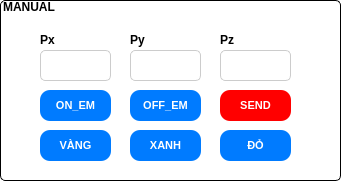
     <widget class="QGroupBox" name="groupBox_20">
      <property name="geometry">
       <rect>
        <x>30</x>
        <y>290</y>
        <width>341</width>
        <height>181</height>
       </rect>
      </property>
      <property name="font">
       <font>
        <pointsize>9</pointsize>
        <weight>75</weight>
        <bold>true</bold>
       </font>
      </property>
      <property name="styleSheet">
       <string notr="true">QGroupBox::title {
    /* Khắc phục lỗi cú pháp: Màu chữ đen */
    color: rgb(0, 0, 0); 
    
    /* ĐẶT NỀN TIÊU ĐỀ TRONG SUỐT */
    background-color: transparent; 
    
    /* Các thuộc tính cần thiết để tiêu đề hiển thị đúng */
    subcontrol-origin: margin;
    subcontrol-position: top left; /* Vị trí tiêu đề (ví dụ: ở giữa trên) */
    padding: 0 1px; /* Đệm xung quanh chữ tiêu đề */
    font-weight: bold;
}

QGroupBox {
    /* Thiết lập khung GroupBox */
    border: 1px solid black;
    border-radius: 5px;
    margin-top: 1.3em; /* Rất quan trọng để chừa chỗ cho tiêu đề */
    background-color: white; /* Màu nền của GroupBox */
    padding: 5px; /* Thêm padding cho nội dung bên trong */
}</string>
      </property>
      <property name="title">
       <string>MANUAL</string>
      </property>
      <widget class="QPushButton" name="pbHome1_7">
       <property name="geometry">
        <rect>
         <x>40</x>
         <y>90</y>
         <width>71</width>
         <height>31</height>
        </rect>
       </property>
       <property name="styleSheet">
        <string notr="true">QPushButton {
    /* Trạng thái mặc định */
    background-color: #007bff; /* Màu xanh dương cơ bản */
    color: white;
    border: none;
        padding: 4px 8px;
    border-radius: 10px;
    font-size: 11px;
    font-weight: bold;
    transition: background-color 0.3s ease; /* (Gợi ý: Dùng trong PySide/PyQt, có thể không thấy hiệu ứng trong Designer) */
}

QPushButton:hover {
    /* Khi di chuột qua (mouse hover) */
    background-color: #0056b3; /* Màu xanh dương đậm hơn */
    border: 2px solid #004085;
    cursor: pointer; /* Thay đổi con trỏ chuột (có thể không hoạt động trong Designer) */
}

QPushButton:pressed {
    /* Khi nút được nhấn xuống (mouse button pressed) */
    background-color: #004085; /* Màu xanh đậm nhất */
    padding-top: 14px; /* Tạo hiệu ứng &quot;nhấn xuống&quot; bằng cách thay đổi đệm */
    padding-bottom: 10px;
}

QPushButton:disabled {
    /* Khi nút bị vô hiệu hóa (disable) */
    background-color: #cccccc;
    color: #666666;
    border: 1px solid #999999;
}</string>
       </property>
       <property name="text">
        <string>ON_EM</string>
       </property>
      </widget>
      <widget class="QLabel" name="label_40">
       <property name="geometry">
        <rect>
         <x>40</x>
         <y>30</y>
         <width>61</width>
         <height>20</height>
        </rect>
       </property>
       <property name="styleSheet">
        <string notr="true">QLabel {
    /* Khắc phục lỗi cú pháp màu chữ và chỉnh màu */
    color: #000000; /* Màu đỏ đô */
    
    /* 1. CĂN GIỮA NỘI DUNG */
    qproperty-alignment: AlignCenter;
    
    /* 2. Cỡ chữ (Font Size) */
    font-size: 12px;
    
    /* 3. In đậm (Font Weight) */
    font-weight: bold;
    
    /* Các tùy chỉnh phông chữ khác */
    font-family: &quot;Arial&quot;, sans-serif;
    
    /* Nền và các tùy chỉnh khác */
    background-color: transparent; 
}</string>
       </property>
       <property name="text">
        <string>Px</string>
       </property>
      </widget>
      <widget class="QLabel" name="label_39">
       <property name="geometry">
        <rect>
         <x>130</x>
         <y>30</y>
         <width>61</width>
         <height>20</height>
        </rect>
       </property>
       <property name="styleSheet">
        <string notr="true">QLabel {
    /* Khắc phục lỗi cú pháp màu chữ và chỉnh màu */
    color: #000000; /* Màu đỏ đô */
    
    /* 1. CĂN GIỮA NỘI DUNG */
    qproperty-alignment: AlignCenter;
    
    /* 2. Cỡ chữ (Font Size) */
    font-size: 12px;
    
    /* 3. In đậm (Font Weight) */
    font-weight: bold;
    
    /* Các tùy chỉnh phông chữ khác */
    font-family: &quot;Arial&quot;, sans-serif;
    
    /* Nền và các tùy chỉnh khác */
    background-color: transparent; 
}</string>
       </property>
       <property name="text">
        <string>Py</string>
       </property>
      </widget>
      <widget class="QTextEdit" name="txtPx_I_2">
       <property name="geometry">
        <rect>
         <x>40</x>
         <y>50</y>
         <width>71</width>
         <height>31</height>
        </rect>
       </property>
       <property name="styleSheet">
        <string notr="true">QTextEdit {
    /* Màu nền và màu chữ mặc định */
    background-color: #ffffff; /* Nền trắng */
    color: #333333; /* Màu chữ xám đậm */
    
    /* Thiết lập đường viền */
    border: 1px solid #cccccc; /* Viền mỏng màu xám */
    border-radius: 5px; /* Bo tròn góc */
    
    /* Khoảng đệm (padding) bên trong */
    padding: 2px; 
    
    /* Cấu hình phông chữ */
    font-size: 12px;
    font-family: &quot;Segoe UI&quot;, Arial, sans-serif;
}

QTextEdit:focus {
    /* Khi widget được chọn (nhấp vào) */
    border: 2px solid #007bff; /* Viền dày hơn, màu xanh dương nổi bật */
    background-color: #f0f8ff; /* Nền hơi xanh nhạt */
}

QTextEdit:read-only {
    /* Khi QTextEdit chỉ ở chế độ đọc (không thể chỉnh sửa) */
    background-color: #f5f5f5; /* Nền xám nhạt */
    color: #666666; /* Màu chữ xám mờ hơn */
    border: 1px dashed #aaaaaa; /* Viền nét đứt */
}</string>
       </property>
      </widget>
      <widget class="QPushButton" name="pbHome1_8">
       <property name="geometry">
        <rect>
         <x>130</x>
         <y>90</y>
         <width>71</width>
         <height>31</height>
        </rect>
       </property>
       <property name="styleSheet">
        <string notr="true">QPushButton {
    /* Trạng thái mặc định */
    background-color: #007bff; /* Màu xanh dương cơ bản */
    color: white;
    border: none;
        padding: 4px 8px;
    border-radius: 10px;
    font-size: 11px;
    font-weight: bold;
    transition: background-color 0.3s ease; /* (Gợi ý: Dùng trong PySide/PyQt, có thể không thấy hiệu ứng trong Designer) */
}

QPushButton:hover {
    /* Khi di chuột qua (mouse hover) */
    background-color: #0056b3; /* Màu xanh dương đậm hơn */
    border: 2px solid #004085;
    cursor: pointer; /* Thay đổi con trỏ chuột (có thể không hoạt động trong Designer) */
}

QPushButton:pressed {
    /* Khi nút được nhấn xuống (mouse button pressed) */
    background-color: #004085; /* Màu xanh đậm nhất */
    padding-top: 14px; /* Tạo hiệu ứng &quot;nhấn xuống&quot; bằng cách thay đổi đệm */
    padding-bottom: 10px;
}

QPushButton:disabled {
    /* Khi nút bị vô hiệu hóa (disable) */
    background-color: #cccccc;
    color: #666666;
    border: 1px solid #999999;
}</string>
       </property>
       <property name="text">
        <string>OFF_EM</string>
       </property>
      </widget>
      <widget class="QLabel" name="label_41">
       <property name="geometry">
        <rect>
         <x>220</x>
         <y>30</y>
         <width>61</width>
         <height>20</height>
        </rect>
       </property>
       <property name="styleSheet">
        <string notr="true">QLabel {
    /* Khắc phục lỗi cú pháp màu chữ và chỉnh màu */
    color: #000000; /* Màu đỏ đô */
    
    /* 1. CĂN GIỮA NỘI DUNG */
    qproperty-alignment: AlignCenter;
    
    /* 2. Cỡ chữ (Font Size) */
    font-size: 12px;
    
    /* 3. In đậm (Font Weight) */
    font-weight: bold;
    
    /* Các tùy chỉnh phông chữ khác */
    font-family: &quot;Arial&quot;, sans-serif;
    
    /* Nền và các tùy chỉnh khác */
    background-color: transparent; 
}</string>
       </property>
       <property name="text">
        <string>Pz</string>
       </property>
      </widget>
      <widget class="QTextEdit" name="txtPy_I_2">
       <property name="geometry">
        <rect>
         <x>130</x>
         <y>50</y>
         <width>71</width>
         <height>31</height>
        </rect>
       </property>
       <property name="styleSheet">
        <string notr="true">QTextEdit {
    /* Màu nền và màu chữ mặc định */
    background-color: #ffffff; /* Nền trắng */
    color: #333333; /* Màu chữ xám đậm */
    
    /* Thiết lập đường viền */
    border: 1px solid #cccccc; /* Viền mỏng màu xám */
    border-radius: 5px; /* Bo tròn góc */
    
    /* Khoảng đệm (padding) bên trong */
    padding: 2px; 
    
    /* Cấu hình phông chữ */
    font-size: 12px;
    font-family: &quot;Segoe UI&quot;, Arial, sans-serif;
}

QTextEdit:focus {
    /* Khi widget được chọn (nhấp vào) */
    border: 2px solid #007bff; /* Viền dày hơn, màu xanh dương nổi bật */
    background-color: #f0f8ff; /* Nền hơi xanh nhạt */
}

QTextEdit:read-only {
    /* Khi QTextEdit chỉ ở chế độ đọc (không thể chỉnh sửa) */
    background-color: #f5f5f5; /* Nền xám nhạt */
    color: #666666; /* Màu chữ xám mờ hơn */
    border: 1px dashed #aaaaaa; /* Viền nét đứt */
}</string>
       </property>
      </widget>
      <widget class="QTextEdit" name="txtPz_I_2">
       <property name="geometry">
        <rect>
         <x>220</x>
         <y>50</y>
         <width>71</width>
         <height>31</height>
        </rect>
       </property>
       <property name="styleSheet">
        <string notr="true">QTextEdit {
    /* Màu nền và màu chữ mặc định */
    background-color: #ffffff; /* Nền trắng */
    color: #333333; /* Màu chữ xám đậm */
    
    /* Thiết lập đường viền */
    border: 1px solid #cccccc; /* Viền mỏng màu xám */
    border-radius: 5px; /* Bo tròn góc */
    
    /* Khoảng đệm (padding) bên trong */
    padding: 2px; 
    
    /* Cấu hình phông chữ */
    font-size: 12px;
    font-family: &quot;Segoe UI&quot;, Arial, sans-serif;
}

QTextEdit:focus {
    /* Khi widget được chọn (nhấp vào) */
    border: 2px solid #007bff; /* Viền dày hơn, màu xanh dương nổi bật */
    background-color: #f0f8ff; /* Nền hơi xanh nhạt */
}

QTextEdit:read-only {
    /* Khi QTextEdit chỉ ở chế độ đọc (không thể chỉnh sửa) */
    background-color: #f5f5f5; /* Nền xám nhạt */
    color: #666666; /* Màu chữ xám mờ hơn */
    border: 1px dashed #aaaaaa; /* Viền nét đứt */
}</string>
       </property>
      </widget>
      <widget class="QPushButton" name="pbSENDxyz_3">
       <property name="geometry">
        <rect>
         <x>220</x>
         <y>90</y>
         <width>71</width>
         <height>31</height>
        </rect>
       </property>
       <property name="styleSheet">
        <string notr="true">QPushButton {
    /* Trạng thái mặc định */
    background-color: #FF0000; /* Màu xanh dương cơ bản */
    color: white;
    border: none;
        padding: 4px 8px;
    border-radius: 10px;
    font-size: 11px;
    font-weight: bold;
    transition: background-color 0.3s ease; /* (Gợi ý: Dùng trong PySide/PyQt, có thể không thấy hiệu ứng trong Designer) */
}

QPushButton:hover {
    /* Khi di chuột qua (mouse hover) */
    background-color: #8B0000; /* Màu xanh dương đậm hơn */
    border: 2px solid #004085;
    cursor: pointer; /* Thay đổi con trỏ chuột (có thể không hoạt động trong Designer) */
}

QPushButton:pressed {
    /* Khi nút được nhấn xuống (mouse button pressed) */
    background-color: #004085; /* Màu xanh đậm nhất */
    padding-top: 14px; /* Tạo hiệu ứng &quot;nhấn xuống&quot; bằng cách thay đổi đệm */
    padding-bottom: 10px;
}

QPushButton:disabled {
    /* Khi nút bị vô hiệu hóa (disable) */
    background-color: #cccccc;
    color: #666666;
    border: 1px solid #999999;
}
</string>
       </property>
       <property name="text">
        <string>SEND</string>
       </property>
      </widget>
      <widget class="QPushButton" name="senddo">
       <property name="geometry">
        <rect>
         <x>220</x>
         <y>130</y>
         <width>71</width>
         <height>31</height>
        </rect>
       </property>
       <property name="styleSheet">
        <string notr="true">QPushButton {
    /* Trạng thái mặc định */
    background-color: #007bff; /* Màu xanh dương cơ bản */
    color: white;
    border: none;
        padding: 4px 8px;
    border-radius: 10px;
    font-size: 11px;
    font-weight: bold;
    transition: background-color 0.3s ease; /* (Gợi ý: Dùng trong PySide/PyQt, có thể không thấy hiệu ứng trong Designer) */
}

QPushButton:hover {
    /* Khi di chuột qua (mouse hover) */
    background-color: #0056b3; /* Màu xanh dương đậm hơn */
    border: 2px solid #004085;
    cursor: pointer; /* Thay đổi con trỏ chuột (có thể không hoạt động trong Designer) */
}

QPushButton:pressed {
    /* Khi nút được nhấn xuống (mouse button pressed) */
    background-color: #004085; /* Màu xanh đậm nhất */
    padding-top: 14px; /* Tạo hiệu ứng &quot;nhấn xuống&quot; bằng cách thay đổi đệm */
    padding-bottom: 10px;
}

QPushButton:disabled {
    /* Khi nút bị vô hiệu hóa (disable) */
    background-color: #cccccc;
    color: #666666;
    border: 1px solid #999999;
}</string>
       </property>
       <property name="text">
        <string>ĐỎ</string>
       </property>
      </widget>
      <widget class="QPushButton" name="sendxanh">
       <property name="geometry">
        <rect>
         <x>130</x>
         <y>130</y>
         <width>71</width>
         <height>31</height>
        </rect>
       </property>
       <property name="styleSheet">
        <string notr="true">QPushButton {
    /* Trạng thái mặc định */
    background-color: #007bff; /* Màu xanh dương cơ bản */
    color: white;
    border: none;
        padding: 4px 8px;
    border-radius: 10px;
    font-size: 11px;
    font-weight: bold;
    transition: background-color 0.3s ease; /* (Gợi ý: Dùng trong PySide/PyQt, có thể không thấy hiệu ứng trong Designer) */
}

QPushButton:hover {
    /* Khi di chuột qua (mouse hover) */
    background-color: #0056b3; /* Màu xanh dương đậm hơn */
    border: 2px solid #004085;
    cursor: pointer; /* Thay đổi con trỏ chuột (có thể không hoạt động trong Designer) */
}

QPushButton:pressed {
    /* Khi nút được nhấn xuống (mouse button pressed) */
    background-color: #004085; /* Màu xanh đậm nhất */
    padding-top: 14px; /* Tạo hiệu ứng &quot;nhấn xuống&quot; bằng cách thay đổi đệm */
    padding-bottom: 10px;
}

QPushButton:disabled {
    /* Khi nút bị vô hiệu hóa (disable) */
    background-color: #cccccc;
    color: #666666;
    border: 1px solid #999999;
}</string>
       </property>
       <property name="text">
        <string>XANH</string>
       </property>
      </widget>
      <widget class="QPushButton" name="sendvang">
       <property name="geometry">
        <rect>
         <x>40</x>
         <y>130</y>
         <width>71</width>
         <height>31</height>
        </rect>
       </property>
       <property name="styleSheet">
        <string notr="true">QPushButton {
    /* Trạng thái mặc định */
    background-color: #007bff; /* Màu xanh dương cơ bản */
    color: white;
    border: none;
        padding: 4px 8px;
    border-radius: 10px;
    font-size: 11px;
    font-weight: bold;
    transition: background-color 0.3s ease; /* (Gợi ý: Dùng trong PySide/PyQt, có thể không thấy hiệu ứng trong Designer) */
}

QPushButton:hover {
    /* Khi di chuột qua (mouse hover) */
    background-color: #0056b3; /* Màu xanh dương đậm hơn */
    border: 2px solid #004085;
    cursor: pointer; /* Thay đổi con trỏ chuột (có thể không hoạt động trong Designer) */
}

QPushButton:pressed {
    /* Khi nút được nhấn xuống (mouse button pressed) */
    background-color: #004085; /* Màu xanh đậm nhất */
    padding-top: 14px; /* Tạo hiệu ứng &quot;nhấn xuống&quot; bằng cách thay đổi đệm */
    padding-bottom: 10px;
}

QPushButton:disabled {
    /* Khi nút bị vô hiệu hóa (disable) */
    background-color: #cccccc;
    color: #666666;
    border: 1px solid #999999;
}</string>
       </property>
       <property name="text">
        <string>VÀNG</string>
       </property>
      </widget>
     </widget>
